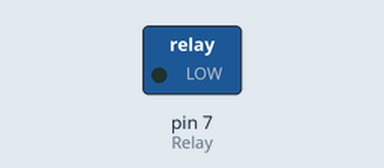
Simulated run of this sketch. Board: Arduino Uno, built with avr-gcc and run on an emulated ATmega328P. On the bench: switched loads named in the sketch (green lamp = pin HIGH).

Above: at 2.5 s.
At 9.5 s:
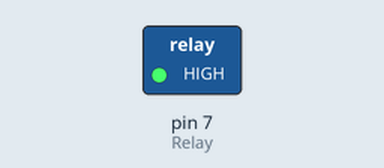
Timing chart, 0 to 18.2 s (numbered marks = the images above):
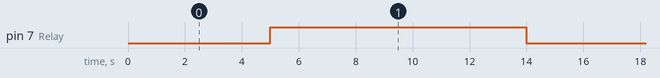

Measured:
- by itself, pin 7 (Relay): alternates HIGH for 9.0 s and LOW for 5.0 s

The sketch:

sketch_dec13a.ino
```cpp
int Relay = 7;

void setup() {
  // put your setup code here, to run once:
  pinMode(Relay, OUTPUT);
  digitalWrite(Relay,LOW);

}

void loop() {
  // put your main code here, to run repeatedly:
  delay(5000);

  digitalWrite(Relay,HIGH);

  delay(9000);

  digitalWrite(Relay,LOW);

}\
```
